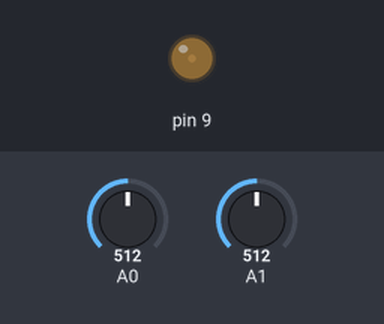
A sketch run on a simulated Arduino Uno, built with avr-gcc and run on an emulated ATmega328P. Shown: output pins drawn as LEDs (lit = HIGH). The inputs (shaded band) are chosen by the test bench; at power-on: A0 = 512, A1 = 512.

Above: at 1.2 s.
1.3 s: A0 set to 716
At 2.6 s:
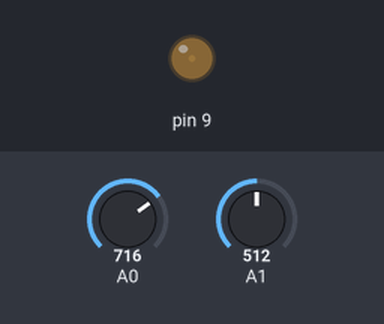
2.9 s: A1 set to 122
At 4.1 s:
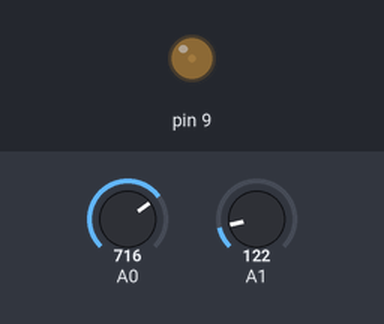
4.4 s: A0 set to 0
At 5.9 s:
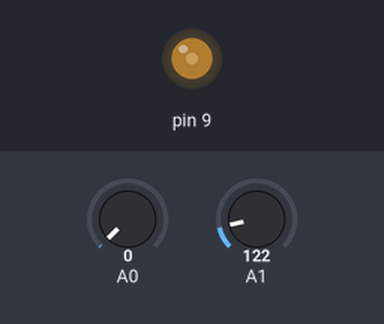
Timing chart, 0 to 7.4 s (numbered marks = the images above; inputs shaded):
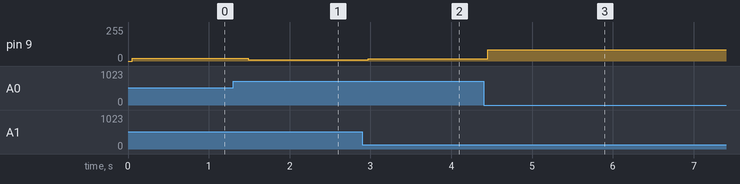

Measured:
- after the input at 1.3 s, pin 9: 20/255 → 10/255 after 0.19 s
- after the input at 2.9 s, pin 9: 10/255 → 18/255 after 0.07 s
- after the input at 4.4 s, pin 9: 18/255 → 83/255 after 0.05 s

The sketch:

Simple_Synth.ino
```cpp
int p = 5;
int val = 0;
long lastMillis = micros();

void setup() {
  // put your setup code here, to run once:
  pinMode(9, OUTPUT);
  pinMode(A0, INPUT);
  pinMode(A1, INPUT);
  pinMode(2, INPUT);
  Serial.begin(9600);

}

void loop() {
  // put your main code here, to run repeatedly:

  val = map(analogRead(A0), 0, 1023, 0, 15000);
  p = map(analogRead(A1), 0, 1023, 10000, 50000);
  sawTooth();
  if(micros()-lastMillis>p) delayMicroseconds(15000-p);

}

void sawTooth() {
  for (int i = 0; i < 256; i ++) {
    analogWrite(9, i);

  }
  digitalWrite(9, LOW);
  delayMicroseconds(val);
}

void triangle() {
  for (int i = 0; i < 256; i ++) {
    analogWrite(9, i);

  }
  for (int i = 255; i > -1; i --) {
    analogWrite(9, i);

  }
  digitalWrite(9, LOW);
  delayMicroseconds(val);
}

void square() {
  digitalWrite(9, HIGH);
  delayMicroseconds(val);
  digitalWrite(9, LOW);
  delayMicroseconds(val);
}
```
